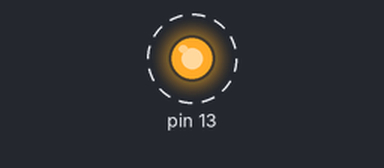
Recording of a sketch running on a simulated Arduino Uno, built with avr-gcc and run on an emulated ATmega328P. Parts: output pins drawn as LEDs (lit = HIGH). Dashed ring = blinking.

Above: at 0.2 s.
Timing chart, 0 to 3.0 s (numbered marks = the images above):
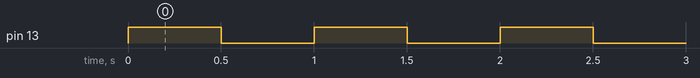

The sketch:

gpio_registers_led.ino
```cpp
// Offline Navigator — edukacyjny eksperyment GPIO
// Arduino UNO R3 / ATmega328P
// D13 na UNO mapuje się na PB5.
// Status: użytkownik potwierdził, że wgrany szkic migał LED D13.

void setup() {
    // Ustaw bit 5 w DDRB: PB5/D13 staje się wyjściem.
    DDRB |= _BV(DDB5);
}

void loop() {
    // Ustaw PB5 w stan wysoki — LED D13 świeci.
    PORTB |= _BV(PORTB5);
    delay(500);

    // Wyzeruj tylko bit 5, zachowując pozostałe bity PORTB.
    PORTB &= ~_BV(PORTB5);
    delay(500);
}
```

Measured:
- by itself, pin 13: alternates HIGH for 0.50 s and LOW for 0.50 s
